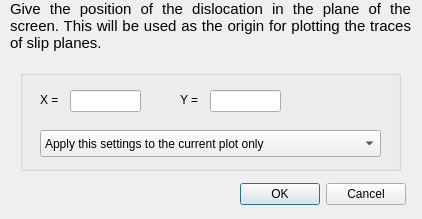
<?xml version="1.0" encoding="UTF-8"?>
<ui version="4.0">
 <class>DDefDisloPos</class>
 <widget class="QDialog" name="DDefDisloPos">
  <property name="geometry">
   <rect>
    <x>0</x>
    <y>0</y>
    <width>422</width>
    <height>219</height>
   </rect>
  </property>
  <property name="windowTitle">
   <string>Coordinate system of the block</string>
  </property>
  <widget class="QLabel" name="TextLabel1">
   <property name="geometry">
    <rect>
     <x>10</x>
     <y>0</y>
     <width>401</width>
     <height>81</height>
    </rect>
   </property>
   <property name="text">
    <string>&lt;!DOCTYPE HTML PUBLIC &quot;-//W3C//DTD HTML 4.0//EN&quot; &quot;http://www.w3.org/TR/REC-html40/strict.dtd&quot;&gt;
&lt;html&gt;&lt;head&gt;&lt;meta name=&quot;qrichtext&quot; content=&quot;1&quot; /&gt;&lt;style type=&quot;text/css&quot;&gt;
p, li { white-space: pre-wrap; }
&lt;/style&gt;&lt;/head&gt;&lt;body style=&quot; font-family:'Ubuntu'; font-size:11pt; font-weight:400; font-style:normal;&quot;&gt;
&lt;p align=&quot;justify&quot; style=&quot; margin-top:0px; margin-bottom:0px; margin-left:0px; margin-right:0px; -qt-block-indent:0; text-indent:0px;&quot;&gt;Give the position of the dislocation in the plane of the screen. This will be used as the origin for plotting the traces of slip planes.&lt;/p&gt;&lt;/body&gt;&lt;/html&gt;</string>
   </property>
   <property name="textFormat">
    <enum>Qt::RichText</enum>
   </property>
   <property name="alignment">
    <set>Qt::AlignLeading|Qt::AlignLeft|Qt::AlignTop</set>
   </property>
   <property name="wordWrap">
    <bool>true</bool>
   </property>
   <property name="margin">
    <number>5</number>
   </property>
  </widget>
  <widget class="QDialogButtonBox" name="buttonBox">
   <property name="geometry">
    <rect>
     <x>230</x>
     <y>180</y>
     <width>176</width>
     <height>28</height>
    </rect>
   </property>
   <property name="standardButtons">
    <set>QDialogButtonBox::Cancel|QDialogButtonBox::Ok</set>
   </property>
  </widget>
  <widget class="QGroupBox" name="groupBox">
   <property name="geometry">
    <rect>
     <x>20</x>
     <y>70</y>
     <width>381</width>
     <height>101</height>
    </rect>
   </property>
   <property name="title">
    <string/>
   </property>
   <widget class="QLabel" name="TextLabel2">
    <property name="geometry">
     <rect>
      <x>20</x>
      <y>20</y>
      <width>30</width>
      <height>20</height>
     </rect>
    </property>
    <property name="text">
     <string>X =</string>
    </property>
    <property name="textFormat">
     <enum>Qt::AutoText</enum>
    </property>
    <property name="wordWrap">
     <bool>false</bool>
    </property>
   </widget>
   <widget class="QLineEdit" name="x">
    <property name="geometry">
     <rect>
      <x>50</x>
      <y>20</y>
      <width>71</width>
      <height>22</height>
     </rect>
    </property>
   </widget>
   <widget class="QComboBox" name="applyHow">
    <property name="geometry">
     <rect>
      <x>20</x>
      <y>60</y>
      <width>341</width>
      <height>27</height>
     </rect>
    </property>
    <item>
     <property name="text">
      <string>Apply this settings to the current plot only</string>
     </property>
    </item>
    <item>
     <property name="text">
      <string>Apply this settings to all selected plots</string>
     </property>
    </item>
   </widget>
   <widget class="QLineEdit" name="y">
    <property name="geometry">
     <rect>
      <x>190</x>
      <y>20</y>
      <width>71</width>
      <height>22</height>
     </rect>
    </property>
   </widget>
   <widget class="QLabel" name="TextLabel2_2">
    <property name="geometry">
     <rect>
      <x>160</x>
      <y>20</y>
      <width>30</width>
      <height>20</height>
     </rect>
    </property>
    <property name="text">
     <string>Y =</string>
    </property>
    <property name="textFormat">
     <enum>Qt::AutoText</enum>
    </property>
    <property name="wordWrap">
     <bool>false</bool>
    </property>
   </widget>
  </widget>
 </widget>
 <layoutdefault spacing="6" margin="11"/>
 <tabstops>
  <tabstop>x</tabstop>
  <tabstop>y</tabstop>
  <tabstop>applyHow</tabstop>
  <tabstop>buttonBox</tabstop>
 </tabstops>
 <resources/>
 <connections>
  <connection>
   <sender>buttonBox</sender>
   <signal>accepted()</signal>
   <receiver>DDefDisloPos</receiver>
   <slot>accept()</slot>
   <hints>
    <hint type="sourcelabel">
     <x>267</x>
     <y>193</y>
    </hint>
    <hint type="destinationlabel">
     <x>189</x>
     <y>111</y>
    </hint>
   </hints>
  </connection>
  <connection>
   <sender>buttonBox</sender>
   <signal>rejected()</signal>
   <receiver>DDefDisloPos</receiver>
   <slot>reject()</slot>
   <hints>
    <hint type="sourcelabel">
     <x>267</x>
     <y>193</y>
    </hint>
    <hint type="destinationlabel">
     <x>189</x>
     <y>111</y>
    </hint>
   </hints>
  </connection>
 </connections>
</ui>
